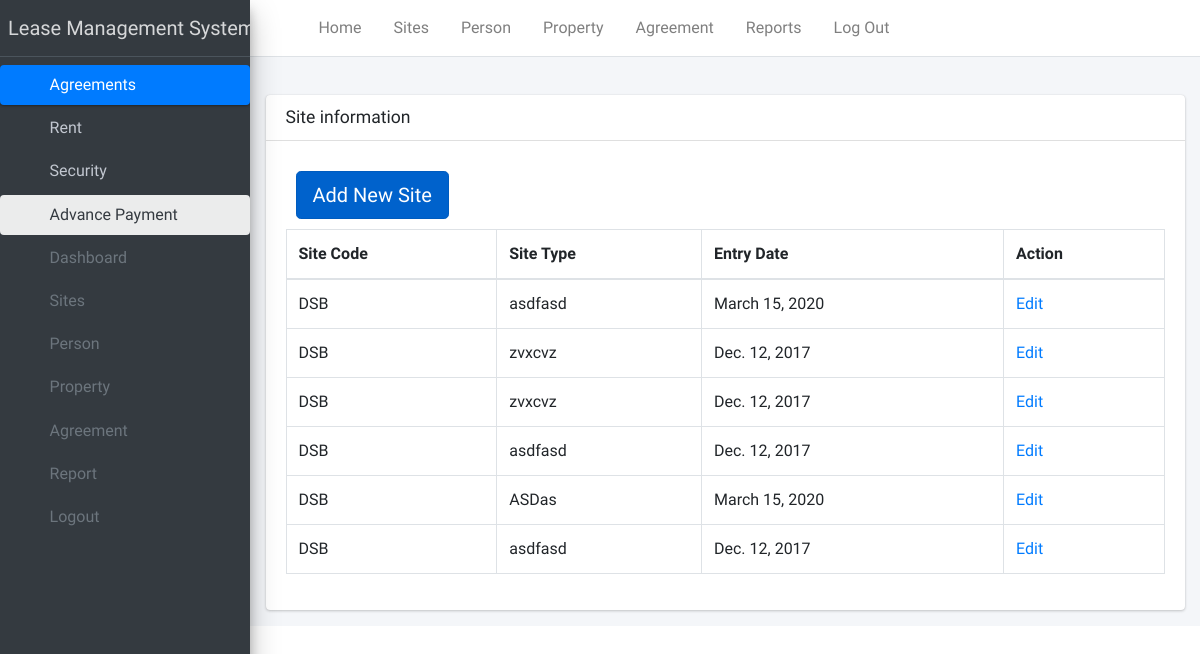
Before: /sites/ with the older database file.
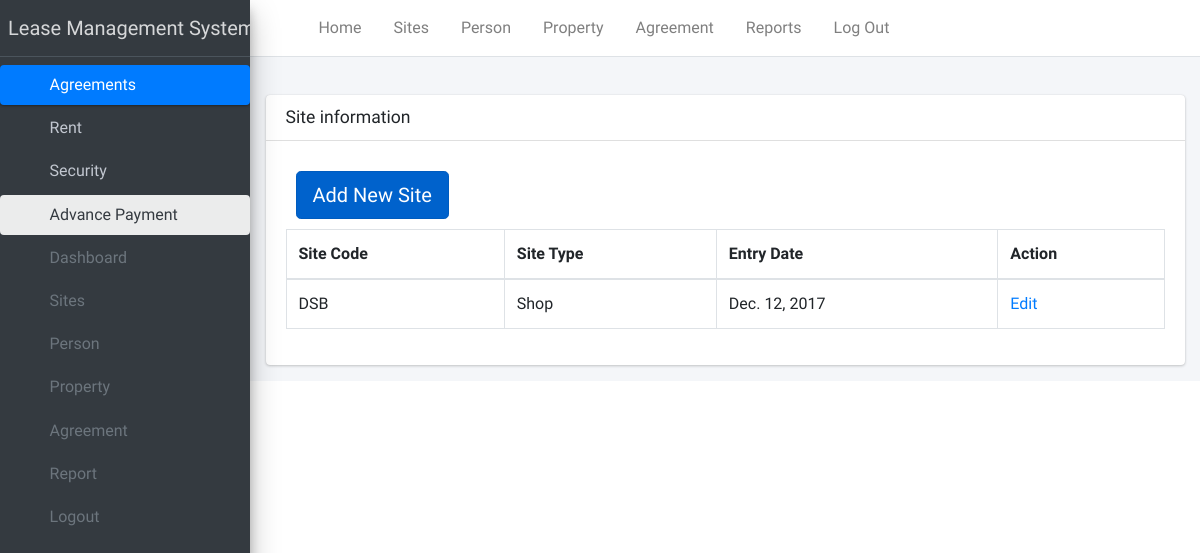
After: the same page with the newer database file.
### agreement/models.py (models this page shows, shortened)
class Site(models.Model):
    site_code= models.CharField(max_length=30)
    site_ext= models.CharField(max_length=20,blank=True)
    primary_area=models.IntegerField(max_length=20,blank=True)
    secondary_area=models.IntegerField(max_length=20,blank=True)
    tertiary_area=models.IntegerField(max_length=20,blank=True)
    site_desc = models.CharField(max_length=450)
    site_size = models.IntegerField(max_length=100,help_text='size of the site in ft', null=True)
    district = models.CharField(max_length=20)
    site_type=models.CharField(max_length=20)
    last_modified_by=models.CharField(max_length=20,blank=True)
    entry_date = models.DateField(null=True)

### rentmanagement/views.py (the view)
# urls.py: path('sites/',sites_view,name='sites_view'),
def sites_view(request):
    all_sites = Site.objects.all()
    return render(request, 'agreement/sites_result.html', {'all_sites': all_sites})

### templates/agreement/sites_result.html (shortened to what this page needs)
{% extends 'agreement/basefile.html' %}
{% block content %}
<section class="content">
  <div class="row">
    <div class="col-12">
      <div class="card">
        <div class="card-header">
          <h3 class="card-title">Site information</h3>
        </div>
        <div class="card-body">
          <div id="example2_wrapper" class="dataTables_wrapper dt-bootstrap4">
            <div class="row">
              <div class="col-sm-12 col-md-6">
                <a href="{%url 'sites_input_view' %}"  style="margin: 10px" class="btn btn-primary btn-lg active" role="button" aria-pressed="true">Add New Site</a>
              </div>
              <div class="col-sm-12 col-md-6">
              </div>
            </div>
            <div class="row">
              <div class="col-sm-12">
                <table id="example2" class="table table-bordered table-hover dataTable" role="grid" aria-describedby="example2_info">
                  <thead>
                    <tr role="row">
                      <th class="sorting_asc" tabindex="0" aria-controls="example2" rowspan="1" colspan="1" aria-sort="ascending" aria-label="Rendering engine: activate to sort column descending">Site Code</th>
                      <th class="sorting" tabindex="0" aria-controls="example2" rowspan="1" colspan="1" aria-label="Engine version: activate to sort column ascending">Site Type</th>
                      <th class="sorting" tabindex="0" aria-controls="example2" rowspan="1" colspan="1" aria-label="CSS grade: activate to sort column ascending">Entry Date</th>
                      <th class="sorting" tabindex="0" aria-controls="example2" rowspan="1" colspan="1" aria-label="CSS grade: activate to sort column ascending">Action</th>
                    </tr>
                  </thead>
                  <tbody>
                    {% for sites in all_sites %}
                    <tr>
                      <td>{{ sites.site_code}}</td>
                      <td>{{ sites.site_type}}</td>
                      <td>{{ sites.entry_date}}</td>
                      <td><a href="/sites_edit_view/{{ sites.id }}/" >Edit</a></td>
                    </tr>
                    {% endfor %}
                  </tbody>
                </table>
              </div>
            </div>
          </div>
        </div>
      </div>
    </div>
  </div>
</section>
{% endblock %}

### templates/agreement/basefile.html (shortened to what this page needs)
<!DOCTYPE html>
<html lang="en">
<head>
  {% load static %}
  <link rel="stylesheet" href="{% static 'agreement/plugins/fontawesome-free/css/all.min.css'%}">
  <link rel="stylesheet" href="http://code.ionicframework.com/ionicons/2.0.1/css/ionicons.min.css">
  <link rel="stylesheet" href="{% static 'agreement/css/adminlte.min.css'%}">
</head>
<body class="hold-transition sidebar-mini">
<div class="wrapper">
  <nav class="main-header navbar navbar-expand navbar-white navbar-light">
    <ul class="navbar-nav">
      <li class="nav-item">
        <a class="nav-link" data-widget="pushmenu" href="#" role="button"><i class="fas fa-bars"></i></a>
      </li>
      <li class="nav-item d-none d-sm-inline-block">
        <a href="{%url 'dashboard_view' %}" class="nav-link">Home</a>
      </li>
      <li class="nav-item d-none d-sm-inline-block">
        <a href="{%url 'sites_view'%}" class="nav-link">Sites</a>
      </li>
      <li class="nav-item d-none d-sm-inline-block">
        <a href="{%url 'person_view'%}" class="nav-link">Person</a>
      </li>
      <li class="nav-item d-none d-sm-inline-block">
        <a href="{%url 'properties_view' %}" class="nav-link">Property</a>
      </li>
      <li class="nav-item d-none d-sm-inline-block">
        <a href="{%url 'agreement_view' %}" class="nav-link">Agreement</a>
      </li>
      <li class="nav-item d-none d-sm-inline-block">
        <a href="#" class="nav-link">Reports</a>
      </li>
      <li class="nav-item d-none d-sm-inline-block">
        <a href="{%url 'logout' %}" class="nav-link">Log Out</a>
      </li>
    </ul>
  </nav>
  <aside class="main-sidebar sidebar-dark-primary elevation-4">
    <a href="index3.html" class="brand-link">
      <span class="brand-text font-weight-light">Lease Management System</span>
    </a>
      <nav class="mt-2">
        <ul class="nav nav-pills nav-sidebar flex-column" data-widget="treeview" role="menu" data-accordion="false">
          <li class="nav-item has-treeview menu-open">
            <a href="#" class="nav-link active">
              <i class="nav-icon fas fa-tachometer-alt"></i>
              <p>
                Agreements
                <i class="right fas fa-angle-left"></i>
              </p>
            </a>
            <ul class="nav nav-treeview">
              <li class="nav-item">
                <a href="./index.html" class="nav-link">
                  <i class="far fa-circle nav-icon"></i>
                  <p>Rent</p>
                </a>
              </li>
              <li class="nav-item">
                <a href="./index2.html" class="nav-link">
                  <i class="far fa-circle nav-icon"></i>
                  <p>Security</p>
                </a>
              </li>
              <li class="nav-item">
                <a href="./index3.html" class="nav-link active">
                  <i class="far fa-circle nav-icon"></i>
                  <p>Advance Payment</p>
                </a>
              </li>
            </ul>
          </li>
          <li class="nav-item">
            <a href="{%url 'dashboard_view' %}" class="nav-link">
              <i class="nav-icon fas fa-home"></i>
              <p>
                Dashboard
              </p>
            </a>
          </li>
          <li class="nav-item">
            <a href="{%url 'sites_view'%} " class="nav-link">
              <i class="nav-icon fas fa-store"></i>
              <p>
                Sites
              </p>
            </a>
          </li>
          <li class="nav-item">
            <a href="{%url 'person_view'%} " class="nav-link">
              <i class="nav-icon fas fa-male"></i>
              <p>
                Person
              </p>
            </a>
          </li>
          <li class="nav-item">
            <a href="{%url 'properties_view'%} " class="nav-link">
              <i class="nav-icon fas fa-landmark"></i>
              <p>
                Property
              </p>
            </a>
          </li>
          <li class="nav-item">
            <a href="{%url 'agreement_view'%} " class="nav-link">
              <i class="nav-icon fas fa-file-contract"></i>
              <p>
                Agreement
              </p>
            </a>
          </li>
          <li class="nav-item">
            <a href="{%url 'agreement_view'%} " class="nav-link">
              <i class="nav-icon fas fa-chart-bar"></i>
              <p>
                Report
              </p>
            </a>
          </li>
          <li class="nav-item">
            <a href="{%url 'logout'%} " class="nav-link">
              <i class="nav-icon fas fa-sign-out-alt"></i>
              <p>
                Logout
              </p>
            </a>
          </li>
      </nav>
    </div>
  <div class="content-wrapper">
    <div class="content-header">
    </div>
    <div class="content">
      <div class="container-fluid">
        <div class="row">
          <div class="col-lg-12">
            {% block content %}
            {% endblock %}
          </div>
    </div>
  </div>
</div>
</body>
</html>

Changed rows visible on the page:
removed Site: site_code "DSB", site_type "zvxcvz", entry_date "Dec. 12, 2017"
removed Site: site_code "DSB", site_type "zvxcvz", entry_date "Dec. 12, 2017"
removed Site: site_code "DSB", site_type "asdfasd", entry_date "Dec. 12, 2017"
removed Site: site_code "DSB", site_type "ASDas", entry_date "March 15, 2020"
removed Site: site_code "DSB", site_type "asdfasd", entry_date "Dec. 12, 2017"
changed Site "DSB": site_type "asdfasd" → "Shop"; entry_date "March 15, 2020" → "Dec. 12, 2017"
